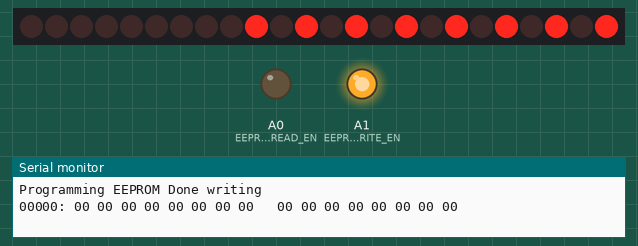
Simulated run of this sketch. Board: Arduino Uno, built with avr-gcc and run on an emulated ATmega328P. On the bench: 24 shift-register outputs drawn as a row of LEDs (first output left, lit = HIGH), output pins drawn as LEDs (lit = HIGH), the last lines printed to the serial monitor. Wiring (inferred from the names in the program): 3 × shift register (74HC595): data pin 10; shift clock pin 11; latch pin 12; MR pin 13. Wiring (inferred from the signals the program sends): row of LEDs: on Q0, Q1, Q2, Q3, Q4, Q5, Q6, Q7, Q8, Q9, Q10, Q11, Q12, Q13, Q14, Q15, Q16, Q17, Q18, Q19, Q20, Q21, Q22, Q23. Pins used as bus, display or sensor lines are not drawn.

Above: at 0.1 s.
At 0.8 s:
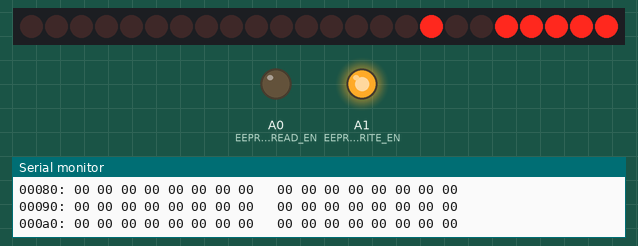
At 1.2 s:
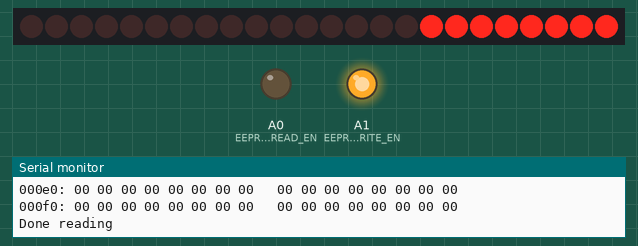
Timing chart, 0 to 2.7 s (numbered marks = the images above):
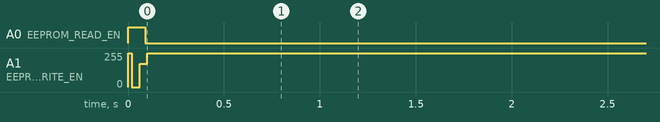

The sketch:

gls29ee010-programmer_18.ino
```cpp
/*
 * Programs the 17x8 Greenliant GLS29EE010 EEPROM using an Arduino Micro and 3 74HC595 shift registers.
 *
 * The following control signals for the shift registers are hardwired to the Arduino:
 * SHIFT_DATA (SER)
 * SHIFT_CLK (SRCLK)
 * DFF_CLK (RCLK)
 * SHIFT_CLR (SRCLR#)
 *
 * The following control signals for the EEPROM are hardwired to the Arduino:
 * EEPROM_READ_EN (OE#)
 * EEPROM_WRITE_EN (WE#)
 *
 * The shift registers are used for the address. The bottom 17 outputs are used.
 * The top 7 outputs are filled with 0s but not used.
 * Shifts data into the shift registers in LSB first format.
 * The lowest bit (QH on the lowest shift register) is connected to A0 (LSB) on the EEPROM.
 * The highest bit (QH (not QA b/c only need 1 bit) on the highest shift register) is connected to A16 (MSB) on the EEPROM.
 * The highest shift register's QA through QG are not connected to anything.
 *
 * The 8 data lines are hardwired between the Arduino Micro and the EEPROM.
 * Lower Arduino pin number is used for LSB in the EEPROM.
 * Higher Arduino pin number is used for MSB in the EEPROM.
 */

#define EEPROM_D0 40 // data LSB
#define EEPROM_D7 48 // data MSB

#define SHIFT_DATA 10 // data to shift into shift register
#define SHIFT_CLK 11 // pos-edge clock for shift register
#define DFF_CLK 12 // pos-edge clock for DFF to set after filling shift register
#define SHIFT_CLR 13 // active-low async clear for shift registers

#define EEPROM_READ_EN A0 // active-low EEPROM read enable
#define EEPROM_WRITE_EN A1 // active-low EEPROM write enable

void setup()
{
  // put your setup code here, to run once:
  Serial.begin(9600);
  while (!Serial) { delay(10); }

  // *** WRITE THE DATA ***
  setPinsToDefaultForWriting();
  Serial.print("Programming EEPROM");
  Serial.flush();

  // Write the 1st page of data
  bypassSDP();
  for (int i = 0; i < 16; i++) // the first 2-16 bytes written in each page are skipped for some reason, so write 16 useless bytes
    writeEEPROM(0, 0xFF);
  writeEEPROM(0, B01101001); // 0x69
  writeEEPROM(1, B01010101); // 0x55
  writeEEPROM(2, B10101010); // 0xAA
  writeEEPROM(3, B00001101); // 0x0D
  endWriting(); // end the page write

  // Write the 2nd page of data
  bypassSDP();
  for (int i = 0; i < 16; i++) // the first 2-16 bytes written in each page are skipped for some reason, so write 16 useless bytes
    writeEEPROM(128, 0xFF);
  writeEEPROM(128, B10010110); // 0x96
  writeEEPROM(129, B01010101); // 0x55
  writeEEPROM(130, B10101010); // 0xAA
  writeEEPROM(131, B11010000); // 0xD0
  endWriting(); // end the page write

  Serial.println(" Done writing");
  Serial.flush();

  // *** CHECK WHAT WAS WRITTEN ***
  setPinsToDefaultForReading();
  print256Bytes();
  Serial.println("Done reading");
  Serial.flush();
}

void loop()
{
}

/*
 * Gets past SDP by sending the appropriate 3-byte code to the appropriate addresses.
 * Does not finish the SDP write by sending EEPROM_WRITE_EN high.
 */
void bypassSDP()
{
  writeEEPROM(0x5555, 0xAA);
  writeEEPROM(0x2AAA, 0x55);
  writeEEPROM(0x5555, 0xA0);
}

/*
 * Sets all the pins for reading from the EEPROM. Don't have to manually handle EEPROM_READ_EN for reading.
 * No delay in this function.
 */
void setPinsToDefaultForReading()
{
  for (int pin = EEPROM_D0; pin <= EEPROM_D7; pin++) // for each data pin
  {
    pinMode(pin, INPUT);
  }

  pinMode(SHIFT_DATA, OUTPUT);
  digitalWrite(SHIFT_DATA, LOW);
  pinMode(SHIFT_CLK, OUTPUT);
  digitalWrite(SHIFT_CLK, LOW);
  pinMode(DFF_CLK, OUTPUT);
  digitalWrite(DFF_CLK, LOW);
  pinMode(SHIFT_CLR, OUTPUT);
  digitalWrite(SHIFT_CLR, HIGH);

  pinMode(EEPROM_READ_EN, OUTPUT);
  digitalWrite(EEPROM_READ_EN, LOW); // always read
  pinMode(EEPROM_WRITE_EN, OUTPUT);
  digitalWrite(EEPROM_WRITE_EN, HIGH);
}

/*
 * Sets all the pins for writing to the EEPROM. Still have to manually handle EEPROM_WRITE_EN for writing.
 * No delay in this function.
 */
void setPinsToDefaultForWriting()
{
  for (int pin = EEPROM_D0; pin <= EEPROM_D7; pin++) // for each data pin
  {
    pinMode(pin, OUTPUT);
    digitalWrite(pin, LOW);
  }

  pinMode(SHIFT_DATA, OUTPUT);
  digitalWrite(SHIFT_DATA, LOW);
  pinMode(SHIFT_CLK, OUTPUT);
  digitalWrite(SHIFT_CLK, LOW);
  pinMode(DFF_CLK, OUTPUT);
  digitalWrite(DFF_CLK, LOW);
  pinMode(SHIFT_CLR, OUTPUT);
  digitalWrite(SHIFT_CLR, HIGH);

  pinMode(EEPROM_READ_EN, OUTPUT);
  digitalWrite(EEPROM_READ_EN, HIGH);
  pinMode(EEPROM_WRITE_EN, OUTPUT);
  digitalWrite(EEPROM_WRITE_EN, HIGH);
}

/*
 * Sets the shift registers values so they contain the address. Does not clock the DFF H/L to have the shift registers output the address.
 * No delay in this function.
 *
 * Note: CALL setPinsToDefaultForReading() OR setPinsToDefaultForWriting() BEFORE CALLING THIS FUNCTION.
 * This function does not make sure the pins are set properly.
 *
 * Note 2: CALL digitalWrite(DFF_CLK, HIGH) AND digitalWrite(DFF_CLK, LOW) after calling this function.
 * Otherwise the shift registers will still be outputting the previous address.
 */
void shiftAddress(unsigned long address)
{
  // address can have 17 bits of important info, but int is only 16 bits long, so have to use long.
  // long is 32 bits.

  shiftOut(SHIFT_DATA, SHIFT_CLK, LSBFIRST, (address));       // Outputs XXXX XXXX (bits 0-7)
  shiftOut(SHIFT_DATA, SHIFT_CLK, LSBFIRST, (address >> 8));  // Outputs XXXX XXXX (bits 8-15)
  shiftOut(SHIFT_DATA, SHIFT_CLK, LSBFIRST, (address >> 16)); // Outputs 0000 000X (bits 16-23)
}

/*
 * Reads from the EEPROM. No delay in this function.
 *
 * Note: MAKE SURE YOU CALL setPinsToDefaultForReading() BEFORE CALLING THIS FUNCTION.
 * This function does not make sure the pins are set properly.
 */
byte readEEPROM(unsigned long address)
{
  // Set up the address
  shiftAddress(address);
  digitalWrite(DFF_CLK, HIGH);
  digitalWrite(DFF_CLK, LOW);

  // Perform the read
  byte data = 0;
  for (int pin = EEPROM_D7; pin >= EEPROM_D0; pin--) // for each data pin in reverse
  {
    data = (data << 1) + digitalRead(pin);
  }

  return data;
}

/*
 * Starts a write to the EEPROM. Does not finish it in order to let either the next writeEEPROM() call
 * or an endWriting() call finish it. No delay in this function.
 *
 * Note: MAKE SURE YOU CALL setPinsToDefaultForWriting() BEFORE CALLING THIS FUNCTION.
 * This function does not make sure the pins are set properly.
 *
 * Note 2: MAKE SURE YOU CALL endWriting() WHEN YOU ARE DONE SETTING THE DATA FOR THE PAGE WRITE.
 * Otherwise only some data will get written (probably nothing or everything except the last piece
 * you put in) and EEPROM_WRITE_EN will stay active (low).
 */
void writeEEPROM(unsigned long address, byte data)
{
  // Set up the address
  shiftAddress(address);

  // End the previous write if there was one
  digitalWrite(EEPROM_WRITE_EN, HIGH);

  // Show the new address to the EEPROM
  digitalWrite(DFF_CLK, HIGH);
  digitalWrite(DFF_CLK, LOW);

  // Set up the data
  for (int pin = EEPROM_D0; pin <= EEPROM_D7; pin++) // for each data pin
  {
    digitalWrite(pin, data & 1);
    data = data >> 1;
  }

  // Start the write
  digitalWrite(EEPROM_WRITE_EN, LOW);
}

/*
 * Finishes the page write by making EEPROM_WRITE_EN go high and then waiting 20ms for the write to happen.
 * Can start writing a new page once this function is done.
 */
void endWriting()
{
  digitalWrite(EEPROM_WRITE_EN, HIGH);
  delay(20);
}

/*
 * Prints the contents of the EEPROM at the first 256 addresses. No delays in this function.
 *
 * Example output format:
 * 00000: 00 00 00 00 00 00 00 00   00 00 00 00 00 00 00 00
 * 00010: 00 00 00 00 00 00 00 00   00 00 00 00 00 00 00 00
 * ...
 *
 * Note: MAKE SURE YOU CALL setPinsToDefaultForReading() BEFORE CALLING THIS FUNCTION.
 * This function does not make sure the pins are set properly.
 */
void print256Bytes()
{
  unsigned long baseAddr;

  byte data[16];
  for (baseAddr = 0UL; baseAddr < 256UL; baseAddr += 16UL) // for every 16 addresses in the EEPROM
  {
    for (unsigned int offset = 0U; offset < 16U; offset++) // for each address within the current set of 16 addresses
    {
      data[offset] = readEEPROM(baseAddr + offset);
    }

    char buf[80];
    sprintf(buf, "%05lx: %02x %02x %02x %02x %02x %02x %02x %02x   %02x %02x %02x %02x %02x %02x %02x %02x",
      baseAddr, data[0], data[1], data[2], data[3], data[4], data[5], data[6], data[7], data[8], data[9], data[10],
      data[11], data[12], data[13], data[14], data[15]);
    // the %05lx above has an L, not a one

    Serial.println(buf);
    Serial.flush();
  }
}
```
